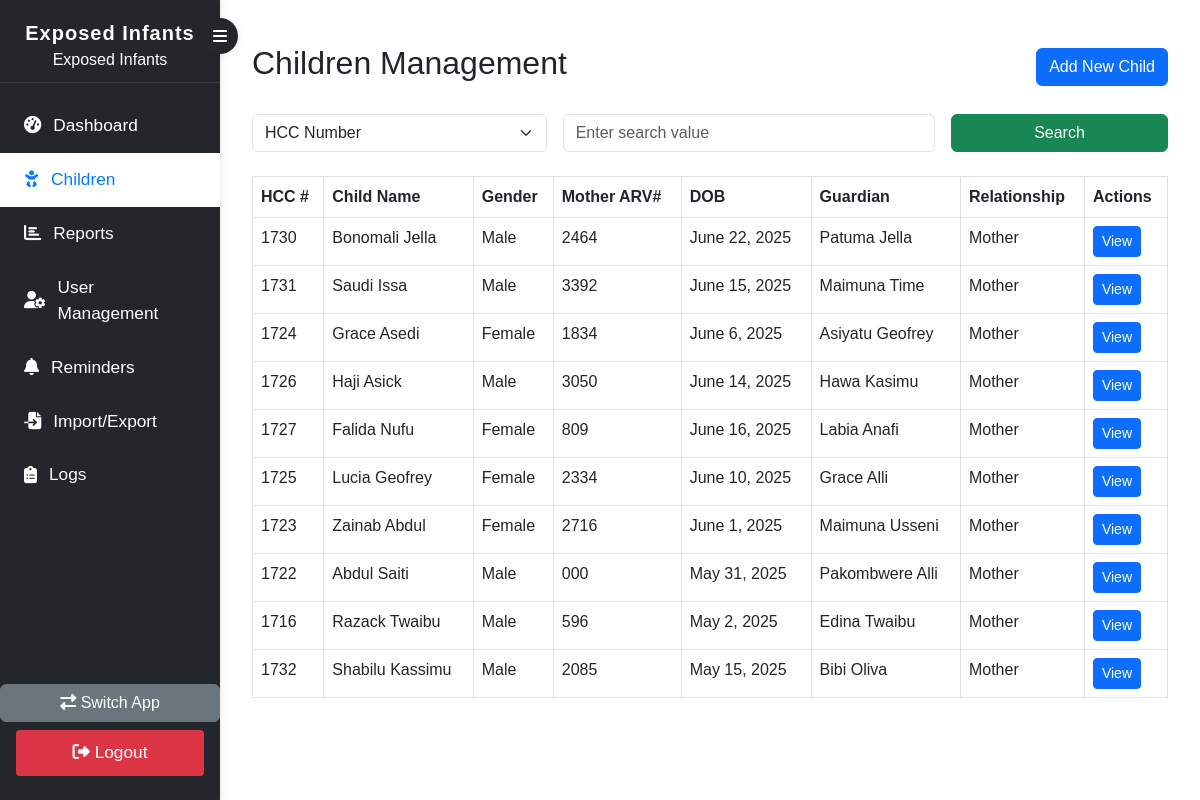
Before: /children/ (signed in) with the older database file.
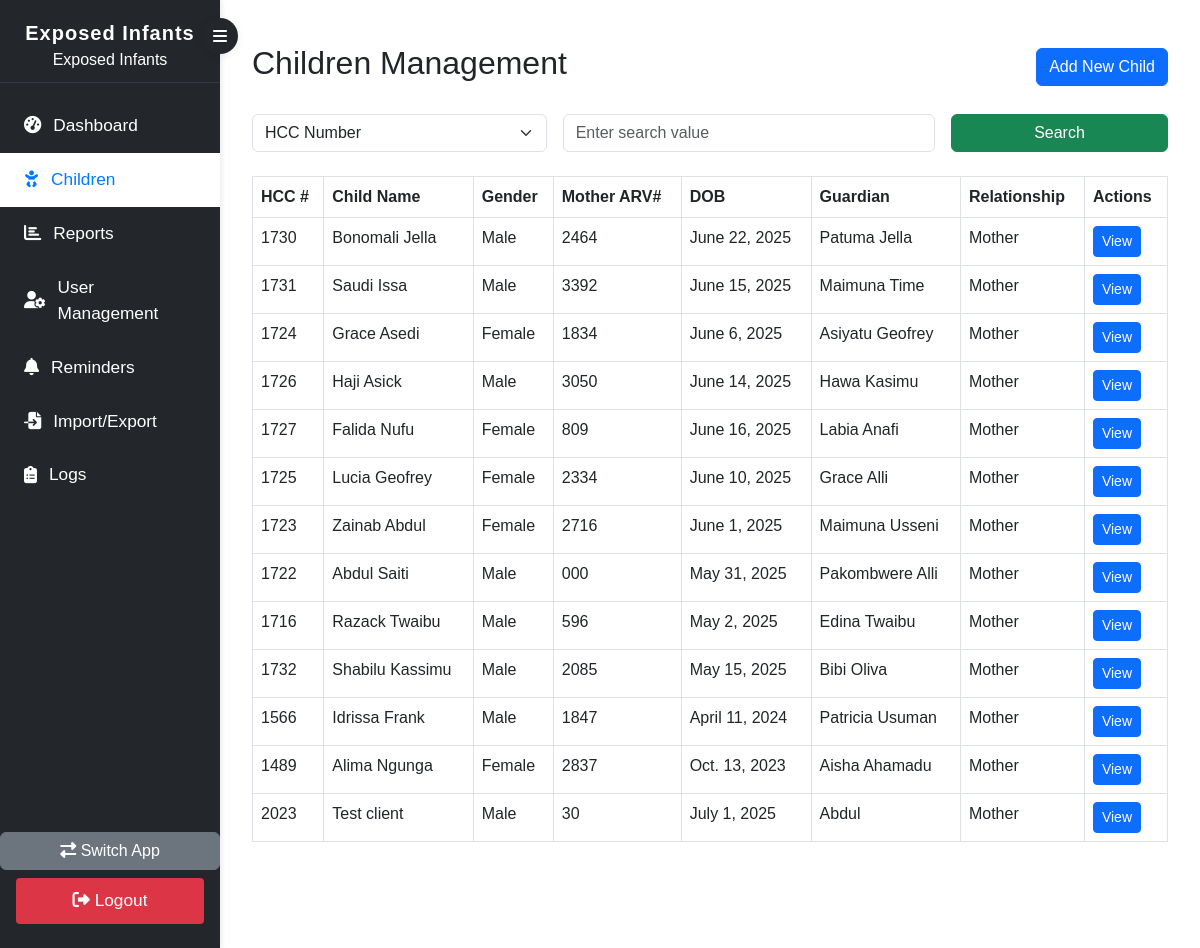
After: the same page with the newer database file.
### children/models.py (models this page shows, shortened)
class Child(models.Model):
    hcc_number = models.CharField(max_length=20, primary_key=True)
    child_name = models.CharField(max_length=200)
    child_dob = models.DateField()
    CHILD_GENDER_CHOICES = [
        ('Male', 'Male'),
        ('Female', 'Female')
    ]
    child_gender = models.CharField(max_length=6, choices=CHILD_GENDER_CHOICES)
    child_birth_weight = models.DecimalField(max_digits=5, decimal_places=2)
    guardian_name = models.CharField(max_length=200)
    relationship = models.CharField(max_length=100)
    guardian_phone = models.CharField(max_length=20)
    physical_address = models.TextField()
    AGREES_TO_FUP_CHOICES = [('Yes', 'Yes'), ('No', 'No')]
    agrees_to_fup = models.CharField(max_length=3, choices=AGREES_TO_FUP_CHOICES)
    MOTHER_STATUS_CHOICES = [
        ('Alive No ART', 'Alive No ART'),
        ('Alive OnART', 'Alive OnART'),
        ('Died', 'Died'),
        ('Unknown', 'Unknown'),
    ]
    mother_status = models.CharField(max_length=20, choices=MOTHER_STATUS_CHOICES)
    mother_art_number = models.CharField(max_length=20, blank=True, null=True)
    mother_art_start_date = models.DateField(blank=True, null=True)

### children/views.py (the view, shortened to what this page needs)
# urls.py: path('children/', views.children_view, name='children'),
@login_required
def children_view(request):
    children = Child.objects.all()
    return render(request, 'children.html', {'children': children})

### children/templates/children.html (shortened to what this page needs)
{% extends 'base.html' %}
{% block content %}
<div class="container mt-4">
    <div class="d-flex justify-content-between align-items-center mb-4">
        <h2>Children Management</h2>
        <a href="{% url 'children:add_child' %}" class="btn btn-primary">Add New Child</a>
    </div>
    <form method="post" class="row g-3 mb-4">
        <div class="col-md-4">
            <select name="search_by" class="form-select" required>
                <option value="hcc" {% if request.GET.search_by == "hcc" %}selected{% endif %}>HCC Number</option>
            </select>
        </div>
        <div class="col-md-5">
            <input type="text" name="query" class="form-control" placeholder="Enter search value" value="{{ request.GET.query }}" required>
        </div>
        <div class="col-md-3">
            <button type="submit" class="btn btn-success w-100">Search</button>
        </div>
    </form>
<table class="table table-bordered">
    <thead>
        <tr>
            <th>HCC #</th>
            <th>Child Name</th>
            <th>Gender</th>
            <th>Mother ARV#</th>
            <th>DOB</th>
            <th>Guardian</th>
            <th>Relationship</th>
            <th>Actions</th>
        </tr>
    </thead>
    <tbody>
        {% for child in children %}
        <tr>
            <td>{{ child.hcc_number }}</td>
            <td>{{ child.child_name }}</td>
            <td>{{ child.child_gender }}</td>
            <td>{{ child.mother_art_number }}</td>
            <td>{{ child.child_dob }}</td>
            <td>{{ child.guardian_name }}</td>
            <td>{{ child.relationship }}</td>
            <td>
                <a href="{% url 'children:child_dashboard' child.hcc_number %}" class="btn btn-sm btn-primary">View</a>
            </td>
        </tr>
        {% empty %}
        <tr><td colspan="6">No children found.</td></tr>
        {% endfor %}
    </tbody>
</table>
</div>
{% endblock %}

### children/templates/base.html (shortened to what this page needs)
{% load static %}
<!DOCTYPE html>
<html lang="en">
<head>
    <link rel="stylesheet" href="{% static 'css/bootstrap.css' %}">
    <link rel="stylesheet" href="{% static 'css/styles.css' %}">
    <link rel="stylesheet" href="https://cdnjs.cloudflare.com/ajax/libs/font-awesome/6.5.0/css/all.min.css">
</head>
<body>
    <div class="sidebar" id="sidebar">
        <button class="sidebar-toggle-btn" id="sidebarToggle" title="Toggle sidebar">
            <i class="fas fa-bars"></i>
        </button>
        <div class="sidebar-header text-center mb-3" style="padding-top:18px; padding-bottom:10px; position:relative;">
            <span class="fs-5 fw-bold d-block system-name" style="letter-spacing:1px; white-space:nowrap;">Exposed Infants</span>
            <span class="system-tooltip">Exposed Infants</span>
        </div>
        <nav class="nav flex-column">
            <a class="nav-link" href="{% url 'children:dashboard' %}" data-tooltip="Dashboard"><i class="fas fa-tachometer-alt"></i> <span class="sidebar-label">Dashboard</span></a>
            <a class="nav-link{% if request.resolver_match.url_name == 'children' %} active{% endif %}" href="{% url 'children:children' %}" data-tooltip="Children"><i class="fas fa-baby"></i> <span class="sidebar-label">Children</span></a>
            <a class="nav-link" href="{% url 'children:reports' %}" data-tooltip="Reports"><i class="fas fa-chart-bar"></i> <span class="sidebar-label">Reports</span></a>
            {% if request.user.is_superuser %}
            <a class="nav-link" href="{% url 'children:user_management' %}" data-tooltip="User Management"><i class="fas fa-user-cog"></i> <span class="sidebar-label">User Management</span></a>
            {% endif %}
            <a class="nav-link" href="{% url 'children:reminders' %}" data-tooltip="Reminders"><i class="fas fa-bell"></i> <span class="sidebar-label">Reminders</span></a>
            <a class="nav-link" href="{% url 'children:import_export' %}" data-tooltip="Import/Export"><i class="fas fa-file-import"></i> <span class="sidebar-label">Import/Export</span></a>
            <a class="nav-link{% if request.resolver_match.url_name == 'logs' %} active{% endif %}" href="{% url 'children:logs' %}" data-tooltip="Logs"><i class="fas fa-clipboard-list"></i> <span class="sidebar-label">Logs</span></a>
        </nav>
        <div class="mt-auto text-center">
            <a href="{% url 'children:app_selector' %}" class="btn btn-secondary w-100 mt-3">
                <i class="fas fa-exchange-alt"></i> <span class="sidebar-label">Switch App</span>
            </a>
            <form method="post" action="{% url 'logout' %}" class="logout-form mt-2">
                <button type="submit" id="buttonLog" class="btn btn-danger w-100">
                    <i class="fas fa-sign-out-alt"></i> <span class="sidebar-label">Logout</span>
                </button>
            </form>
        </div>
    </div>
    <div class="content" id="mainContent">
        {% block content %}{% endblock %}
    </div>
</body>
</html>

### children/static/css/styles.css (style rules this page uses)
.sidebar-toggle-btn { position: absolute; top: 18px; right: -18px; z-index: 1200; background: #23272b; color: #fff; border: none; border-radius: 50%; width: 36px; height: 36px; display: flex; align-items: center; justify-content: center; box-shadow: 0 2px 8px rgba(0,0,0,0.08); cursor: pointer; transition: background 0.15s; }
html, body { height: 100%; margin: 0; font-family: Arial, sans-serif; }
.sidebar { position: fixed; top: 0; left: 0; height: 100%; width: 220px; background-color: #23272b; color: #fff; padding-top: 0; padding-left: 0; padding-right: 0; box-shadow: 2px 0 5px rgba(0,0,0,0.08); display: flex; flex-direction: column; z-index: 1100; transition: width 0.2s; }
.sidebar-header { padding: 24px 0 8px 0; background: #23272b; border-bottom: 1px solid #343a40; }
.sidebar .nav-link { color: #fff; padding: 14px 24px; font-size: 1.08rem; border-radius: 0; transition: background 0.15s, color 0.15s; display: flex; align-items: center; gap: 12px; background: none; }
.sidebar .nav-link:hover, .sidebar .nav-link.active { background: #fff !important; color: #007bff !important; }
.sidebar .nav-link:hover i, .sidebar .nav-link.active i { color: #007bff !important; }
.sidebar .logout-form { width: 100%; padding: 0 16px 24px 16px; }
#buttonLog { background-color: #dc3545; border: none; color: white; padding: 10px 0; cursor: pointer; font-size: 1.08rem; border-radius: 4px; transition: background 0.15s; }
.content { margin-left: 220px; padding: 20px; padding-bottom: 90px; height: 100vh; overflow-y: auto; transition: margin-left 0.2s; }

Changed rows visible on the page:
added Child: hcc_number "1566", child_name "Idrissa Frank", child_gender "Male", mother_art_number "1847", child_dob "April 11, 2024", guardian_name "Patricia Usuman", relationship "Mother"
added Child: hcc_number "1489", child_name "Alima Ngunga", child_gender "Female", mother_art_number "2837", child_dob "Oct. 13, 2023", guardian_name "Aisha Ahamadu", relationship "Mother"
added Child: hcc_number "2023", child_name "Test client", child_gender "Male", mother_art_number "30", child_dob "July 1, 2025", guardian_name "Abdul", relationship "Mother"
